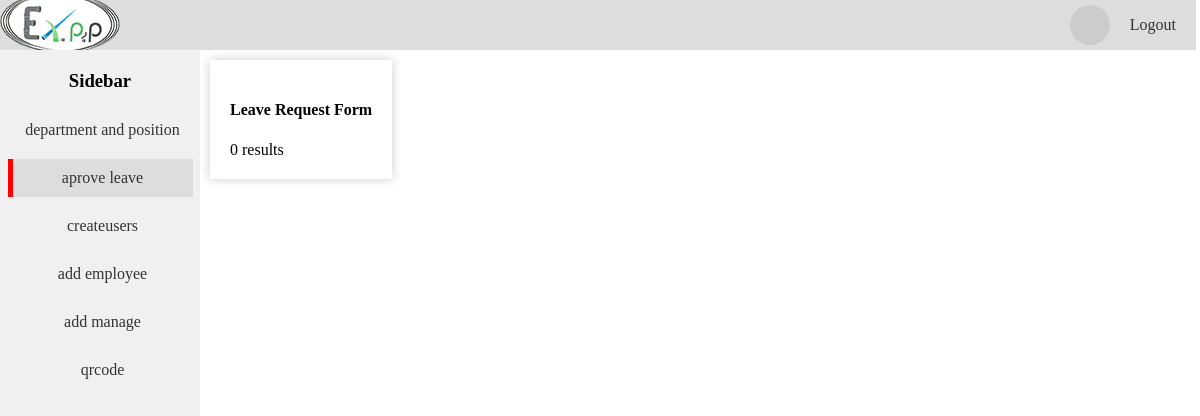
The page /aproveleave.php on the database as committed earlier.
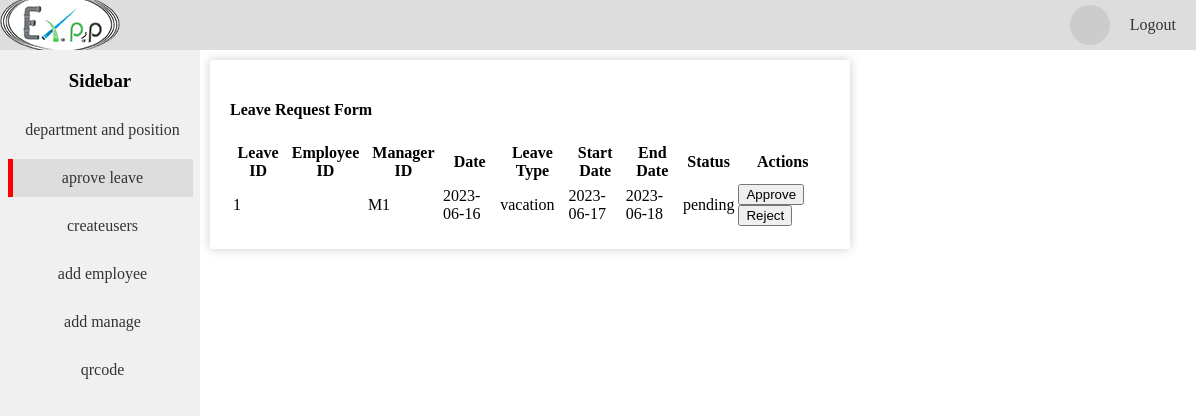
The same page on the database as committed later.
### tables this page shows
CREATE TABLE `employee_leave` (
  `leaveID` int(11) NOT NULL,
  `employeeID` int(11) DEFAULT NULL,
  `managerID` varchar(255) DEFAULT NULL,
  `date` date NOT NULL,
  `leavetype` varchar(50) NOT NULL,
  `startdate` date NOT NULL,
  `enddate` date NOT NULL,
  `status` varchar(15) NOT NULL
);

### aproveleave.php (the view, shortened to what this page needs)
<!DOCTYPE html>
<html>
<head>
</head>
<body>
<div class="page-container">
  <?php include 'header.php'; ?>
  <div class="content-container">
  <div class="sidebar">
    <h3>Sidebar</h3>
    <a href="department_and_position.php">department and position</a>
    <a class="active"href="aproveleave.php">aprove leave</a>
    <a href="createusers.php">createusers</a>
    <a href="employee.php">add employee</a>
    <a href="manager.php">add manage</a>
    <a href="qrcode.php">qrcode</a>
  </div>
  <div class="rightofsidebar">
<div class="container">
   <h4>Leave Request Form</h4>
   <?php
require_once "connection.php";
$sql = "SELECT * FROM employee_leave";
$result = $conn->query($sql);
if ($result->num_rows > 0) {
    echo "<table>";
    echo "<tr><th>Leave ID</th><th>Employee ID</th><th>Manager ID</th><th>Date</th><th>Leave Type</th><th>Start Date</th><th>End Date</th><th>Status</th><th>Actions</th></tr>";
    while($row = $result->fetch_assoc()) {
        echo "<tr>";
        echo "<td>" . $row["leaveID"] . "</td>";
        echo "<td>" . $row["employeeID"] . "</td>";
        echo "<td>" . $row["managerID"] . "</td>";
        echo "<td>" . $row["date"] . "</td>";
        echo "<td>" . $row["leavetype"] . "</td>";
        echo "<td>" . $row["startdate"] . "</td>";
        echo "<td>" . $row["enddate"] . "</td>";
        echo "<td>" . $row["status"] . "</td>";
        echo "<td>";
        if ($row["status"] == "pending") {
            echo '<form method="post" action="update.php">';
            echo '<input type="submit" name="approve" value="Approve">';
            echo '<input type="submit" name="reject" value="Reject">';
            echo '</form>';
        }
        echo "</td>";
        echo "</tr>";
    }
    echo "</table>";
} else {
    echo "0 results";
}
?>
    </div>
    </div>
    </div>
</body>
</html>

Rows that differ between the two databases and show on the page:
added employee_leave: leaveID "1", managerID "M1", date "2023-06-16", leavetype "vacation", startdate "2023-06-17", enddate "2023-06-18", status "pending"
Other text that changed with them:
text no longer shown: "0 results"
text now shown: "Leave ID Employee ID Manager ID Date Leave Type Start Date End Date Status Actions"
